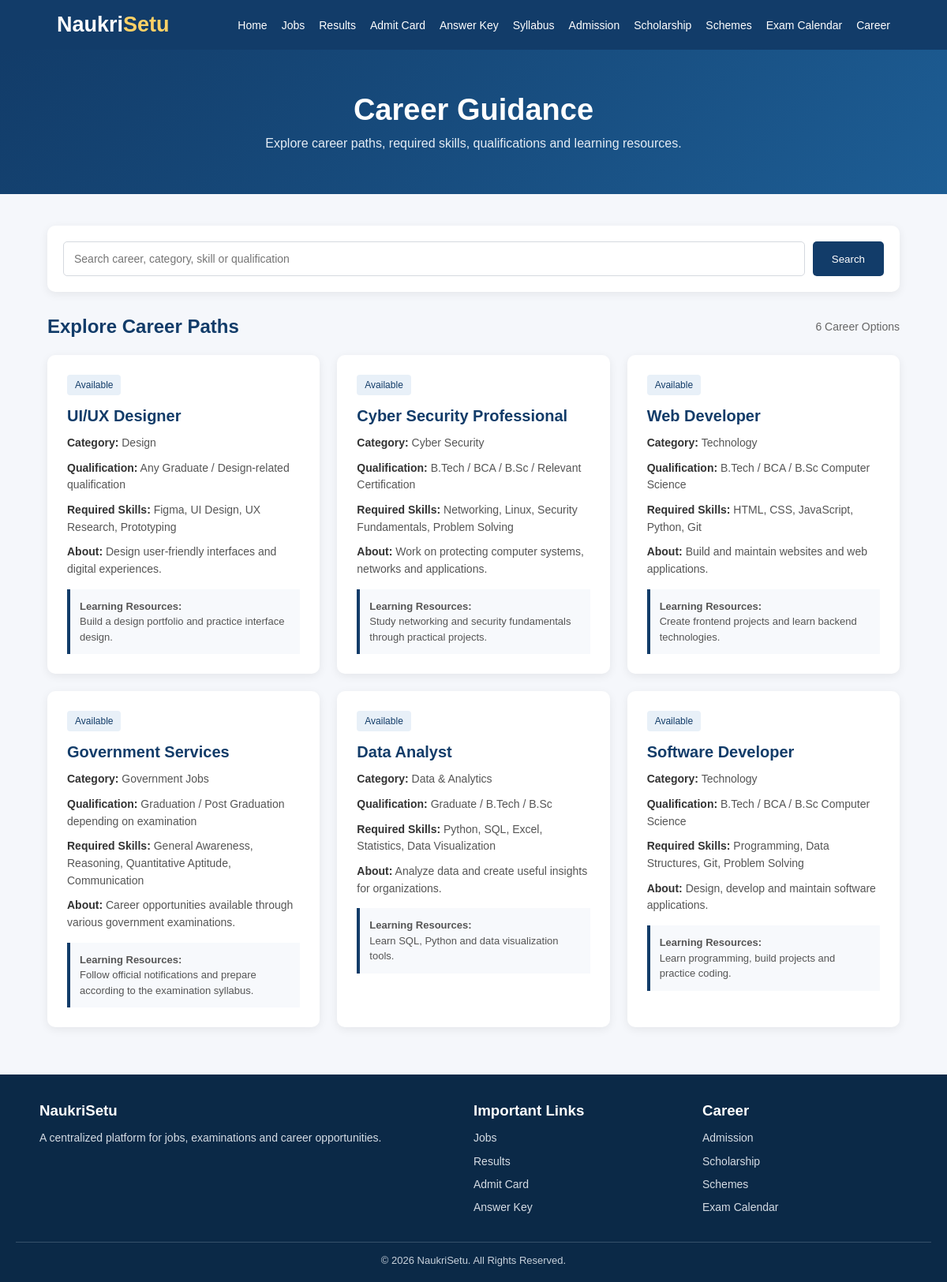
Page /career on the committed database.
### tables this page shows
CREATE TABLE careers (
            id INTEGER PRIMARY KEY AUTOINCREMENT,
            career_name TEXT NOT NULL,
            category TEXT,
            qualification TEXT,
            skills TEXT,
            description TEXT,
            resources TEXT,
            status TEXT DEFAULT 'Available'
        );

### app.py (the view)
@app.route("/career")
def career():
    connection = get_db_connection()
    data = connection.execute(
        "SELECT * FROM careers ORDER BY id DESC"
    ).fetchall()
    connection.close()
    return render_template(
        "career.html",
        careers=data
    )

### app.py (called while the page is built)
def get_db_connection():
    connection = sqlite3.connect(DATABASE)
    connection.row_factory = sqlite3.Row
    return connection

### templates/career.html (shortened to what this page needs)
<!DOCTYPE html>
<html lang="en">
<head>
</head>
<body>
<header>
    <div class="header-container">
        <div class="logo">
            Naukri<span>Setu</span>
        </div>
        <nav>
            <a href="/">Home</a>
            <a href="/jobs">Jobs</a>
            <a href="/results">Results</a>
            <a href="/admit-card">Admit Card</a>
            <a href="/answer-key">Answer Key</a>
            <a href="/syllabus">Syllabus</a>
            <a href="/admission">Admission</a>
            <a href="/scholarship">Scholarship</a>
            <a href="/schemes">Schemes</a>
            <a href="/exam-calendar">Exam Calendar</a>
            <a href="/career">Career</a>
        </nav>
    </div>
</header>
<section class="hero">
    <h1>Career Guidance</h1>
    <p>
        Explore career paths, required skills,
        qualifications and learning resources.
    </p>
</section>
<div class="container">
    <div class="search-box">
        <form
            class="search-form"
            method="GET"
            action="/career"
        >
            <input
                type="text"
                name="search"
                value="{{ request.args.get('search', '') }}"
                placeholder="Search career, category, skill or qualification"
            >
            <button type="submit">
                Search
            </button>
        </form>
    </div>
    <div class="section-heading">
        <h2>Explore Career Paths</h2>
        <div class="count">
            {{ careers|length }} Career Options
        </div>
    </div>
    <div class="career-grid">
        {% for career in careers %}
        <div class="career-card">
            <span class="badge">
                {{ career['status'] }}
            </span>
            <h3>
                {{ career['career_name'] }}
            </h3>
            <div class="info">
                <strong>Category:</strong>
                {{ career['category'] }}
            </div>
            <div class="info">
                <strong>Qualification:</strong>
                {{ career['qualification'] }}
            </div>
            <div class="info">
                <strong>Required Skills:</strong>
                {{ career['skills'] }}
            </div>
            <div class="info">
                <strong>About:</strong>
                {{ career['description'] }}
            </div>
            <div class="resource-box">
                <strong>Learning Resources:</strong><br>
                {{ career['resources'] }}
            </div>
        </div>
        {% endfor %}
    </div>
</div>
<footer>
    <div class="footer-grid">
        <div class="footer-section">
            <h3>NaukriSetu</h3>
            <p>
                A centralized platform for jobs,
                examinations and career opportunities.
            </p>
        </div>
        <div class="footer-section">
            <h3>Important Links</h3>
            <a href="/jobs">Jobs</a>
            <a href="/results">Results</a>
            <a href="/admit-card">Admit Card</a>
            <a href="/answer-key">Answer Key</a>
        </div>
        <div class="footer-section">
            <h3>Career</h3>
            <a href="/admission">Admission</a>
            <a href="/scholarship">Scholarship</a>
            <a href="/schemes">Schemes</a>
            <a href="/exam-calendar">Exam Calendar</a>
        </div>
    </div>
    <div class="copyright">
        © 2026 NaukriSetu. All Rights Reserved.
    </div>
</footer>
</body>
</html>

### templates/career.html (style rules this page uses)
* { box-sizing: border-box; margin: 0; padding: 0; }
body { font-family: Arial, Helvetica, sans-serif; background: #f5f7fb; color: #222; }
header { background: #123c69; color: white; padding: 16px 6%; }
.header-container { max-width: 1250px; margin: auto; display: flex; align-items: center; justify-content: space-between; }
.logo { font-size: 27px; font-weight: bold; }
.logo span { color: #ffd166; }
nav { display: flex; gap: 18px; flex-wrap: wrap; }
nav a { color: white; text-decoration: none; font-size: 14px; }
.hero { background: linear-gradient(135deg, #123c69, #1d5d94); color: white; text-align: center; padding: 55px 20px; }
.hero h1 { font-size: 38px; margin-bottom: 12px; }
.hero p { color: #e5edf5; font-size: 16px; }
.container { width: 90%; max-width: 1200px; margin: 40px auto; }
.search-box { background: white; padding: 20px; border-radius: 10px; box-shadow: 0 3px 12px rgba(0,0,0,0.07); margin-bottom: 30px; }
.search-form { display: flex; gap: 10px; }
.search-form input { flex: 1; padding: 13px; border: 1px solid #d5d9df; border-radius: 5px; font-size: 14px; }
.search-form button { background: #123c69; color: white; border: none; padding: 13px 24px; border-radius: 5px; cursor: pointer; }
.section-heading { display: flex; justify-content: space-between; align-items: center; margin-bottom: 22px; }
.section-heading h2 { color: #123c69; }
.count { color: #666; font-size: 14px; }
.career-grid { display: grid; grid-template-columns: repeat(3, 1fr); gap: 22px; }
.career-card { background: white; padding: 25px; border-radius: 10px; box-shadow: 0 3px 12px rgba(0,0,0,0.07); transition: 0.2s; }
.badge { display: inline-block; background: #e8f0f8; color: #123c69; padding: 6px 10px; border-radius: 4px; font-size: 12px; margin-bottom: 12px; }
.career-card h3 { color: #123c69; font-size: 20px; line-height: 1.4; margin-bottom: 10px; }
.info { color: #555; font-size: 14px; line-height: 1.55; margin: 10px 0; }
.info strong { color: #333; }
.resource-box { background: #f7f9fc; border-left: 4px solid #123c69; padding: 12px; margin-top: 14px; font-size: 13px; color: #555; line-height: 1.5; }
footer { background: #0b2947; color: white; margin-top: 60px; padding: 35px 20px 20px; }
.footer-grid { max-width: 1100px; margin: auto; display: grid; grid-template-columns: 2fr 1fr 1fr; gap: 30px; }
.footer-section h3 { margin-bottom: 12px; }
.footer-section p, .footer-section a { color: #d5dce4; font-size: 14px; line-height: 1.6; }
.footer-section a { display: block; text-decoration: none; margin-bottom: 7px; }
.copyright { text-align: center; border-top: 1px solid #36506a; margin-top: 25px; padding-top: 15px; color: #c8d2dc; font-size: 13px; }

### rows in the picture
careers: status "Available", career_name "UI/UX Designer", category "Design", qualification "Any Graduate / Design-related qualification", skills "Figma, UI Design, UX Research, Prototyping", description "Design user-friendly interfaces and digital experiences.", resources "Build a design portfolio and practice interface design."
careers: status "Available", career_name "Cyber Security Professional", category "Cyber Security", qualification "B.Tech / BCA / B.Sc / Relevant Certification", skills "Networking, Linux, Security Fundamentals, Problem Solving", description "Work on protecting computer systems, networks and applications.", resources "Study networking and security fundamentals through practical projects."
careers: status "Available", career_name "Web Developer", category "Technology", qualification "B.Tech / BCA / B.Sc Computer Science", skills "HTML, CSS, JavaScript, Python, Git", description "Build and maintain websites and web applications.", resources "Create frontend projects and learn backend technologies."
careers: status "Available", career_name "Government Services", category "Government Jobs", qualification "Graduation / Post Graduation depending on examination", skills "General Awareness, Reasoning, Quantitative Aptitude, Communication", description "Career opportunities available through various government examinations.", resources "Follow official notifications and prepare according to the examination syllabus."
careers: status "Available", career_name "Data Analyst", category "Data & Analytics", qualification "Graduate / B.Tech / B.Sc", skills "Python, SQL, Excel, Statistics, Data Visualization", description "Analyze data and create useful insights for organizations.", resources "Learn SQL, Python and data visualization tools."
careers: status "Available", career_name "Software Developer", category "Technology", qualification "B.Tech / BCA / B.Sc Computer Science", skills "Programming, Data Structures, Git, Problem Solving", description "Design, develop and maintain software applications.", resources "Learn programming, build projects and practice coding."

### other values in the picture
{{ careers|length }} "6"
